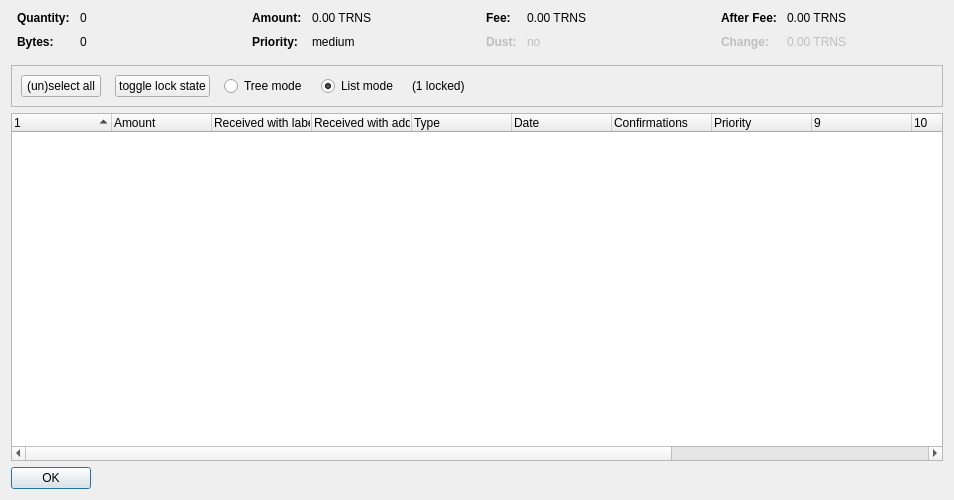
<?xml version="1.0" encoding="UTF-8"?>
<ui version="4.0">
 <class>CoinControlDialog</class>
 <widget class="QDialog" name="CoinControlDialog">
  <property name="geometry">
   <rect>
    <x>0</x>
    <y>0</y>
    <width>954</width>
    <height>500</height>
   </rect>
  </property>
  <property name="windowTitle">
   <string>Coin Selection</string>
  </property>
  <layout class="QVBoxLayout" name="verticalLayout">
   <item>
    <layout class="QHBoxLayout" name="horizontalLayoutTop" stretch="0,0,0,0">
     <property name="topMargin">
      <number>0</number>
     </property>
     <property name="bottomMargin">
      <number>10</number>
     </property>
     <item>
      <layout class="QFormLayout" name="formLayoutCoinControl1">
       <property name="horizontalSpacing">
        <number>10</number>
       </property>
       <property name="verticalSpacing">
        <number>10</number>
       </property>
       <property name="leftMargin">
        <number>6</number>
       </property>
       <property name="rightMargin">
        <number>6</number>
       </property>
       <item row="0" column="0">
        <widget class="QLabel" name="labelCoinControlQuantityText">
         <property name="font">
          <font>
           <weight>75</weight>
           <bold>true</bold>
          </font>
         </property>
         <property name="text">
          <string>Quantity:</string>
         </property>
        </widget>
       </item>
       <item row="0" column="1">
        <widget class="QLabel" name="labelCoinControlQuantity">
         <property name="cursor">
          <cursorShape>IBeamCursor</cursorShape>
         </property>
         <property name="contextMenuPolicy">
          <enum>Qt::ActionsContextMenu</enum>
         </property>
         <property name="text">
          <string notr="true">0</string>
         </property>
         <property name="textInteractionFlags">
          <set>Qt::LinksAccessibleByMouse|Qt::TextSelectableByKeyboard|Qt::TextSelectableByMouse</set>
         </property>
        </widget>
       </item>
       <item row="1" column="0">
        <widget class="QLabel" name="labelCoinControlBytesText">
         <property name="font">
          <font>
           <weight>75</weight>
           <bold>true</bold>
          </font>
         </property>
         <property name="text">
          <string>Bytes:</string>
         </property>
        </widget>
       </item>
       <item row="1" column="1">
        <widget class="QLabel" name="labelCoinControlBytes">
         <property name="cursor">
          <cursorShape>IBeamCursor</cursorShape>
         </property>
         <property name="contextMenuPolicy">
          <enum>Qt::ActionsContextMenu</enum>
         </property>
         <property name="text">
          <string notr="true">0</string>
         </property>
         <property name="textInteractionFlags">
          <set>Qt::LinksAccessibleByMouse|Qt::TextSelectableByKeyboard|Qt::TextSelectableByMouse</set>
         </property>
        </widget>
       </item>
      </layout>
     </item>
     <item>
      <layout class="QFormLayout" name="formLayoutCoinControl2">
       <property name="horizontalSpacing">
        <number>10</number>
       </property>
       <property name="verticalSpacing">
        <number>10</number>
       </property>
       <property name="leftMargin">
        <number>6</number>
       </property>
       <property name="rightMargin">
        <number>6</number>
       </property>
       <item row="0" column="0">
        <widget class="QLabel" name="labelCoinControlAmountText">
         <property name="font">
          <font>
           <weight>75</weight>
           <bold>true</bold>
          </font>
         </property>
         <property name="text">
          <string>Amount:</string>
         </property>
        </widget>
       </item>
       <item row="0" column="1">
        <widget class="QLabel" name="labelCoinControlAmount">
         <property name="cursor">
          <cursorShape>IBeamCursor</cursorShape>
         </property>
         <property name="contextMenuPolicy">
          <enum>Qt::ActionsContextMenu</enum>
         </property>
         <property name="text">
          <string notr="true">0.00 TRNS</string>
         </property>
         <property name="textInteractionFlags">
          <set>Qt::LinksAccessibleByMouse|Qt::TextSelectableByKeyboard|Qt::TextSelectableByMouse</set>
         </property>
        </widget>
       </item>
       <item row="1" column="0">
        <widget class="QLabel" name="labelCoinControlPriorityText">
         <property name="font">
          <font>
           <weight>75</weight>
           <bold>true</bold>
          </font>
         </property>
         <property name="text">
          <string>Priority:</string>
         </property>
        </widget>
       </item>
       <item row="1" column="1">
        <widget class="QLabel" name="labelCoinControlPriority">
         <property name="cursor">
          <cursorShape>IBeamCursor</cursorShape>
         </property>
         <property name="contextMenuPolicy">
          <enum>Qt::ActionsContextMenu</enum>
         </property>
         <property name="text">
          <string>medium</string>
         </property>
         <property name="textInteractionFlags">
          <set>Qt::LinksAccessibleByMouse|Qt::TextSelectableByKeyboard|Qt::TextSelectableByMouse</set>
         </property>
        </widget>
       </item>
      </layout>
     </item>
     <item>
      <layout class="QFormLayout" name="formLayoutCoinControl3">
       <property name="horizontalSpacing">
        <number>10</number>
       </property>
       <property name="verticalSpacing">
        <number>10</number>
       </property>
       <property name="leftMargin">
        <number>6</number>
       </property>
       <property name="rightMargin">
        <number>6</number>
       </property>
       <item row="0" column="0">
        <widget class="QLabel" name="labelCoinControlFeeText">
         <property name="font">
          <font>
           <weight>75</weight>
           <bold>true</bold>
          </font>
         </property>
         <property name="text">
          <string>Fee:</string>
         </property>
        </widget>
       </item>
       <item row="0" column="1">
        <widget class="QLabel" name="labelCoinControlFee">
         <property name="cursor">
          <cursorShape>IBeamCursor</cursorShape>
         </property>
         <property name="contextMenuPolicy">
          <enum>Qt::ActionsContextMenu</enum>
         </property>
         <property name="text">
          <string notr="true">0.00 TRNS</string>
         </property>
         <property name="textInteractionFlags">
          <set>Qt::LinksAccessibleByMouse|Qt::TextSelectableByKeyboard|Qt::TextSelectableByMouse</set>
         </property>
        </widget>
       </item>
       <item row="1" column="0">
        <widget class="QLabel" name="labelCoinControlLowOutputText">
         <property name="enabled">
          <bool>false</bool>
         </property>
         <property name="font">
          <font>
           <weight>75</weight>
           <bold>true</bold>
          </font>
         </property>
         <property name="text">
          <string>Dust:</string>
         </property>
        </widget>
       </item>
       <item row="1" column="1">
        <widget class="QLabel" name="labelCoinControlLowOutput">
         <property name="enabled">
          <bool>false</bool>
         </property>
         <property name="cursor">
          <cursorShape>IBeamCursor</cursorShape>
         </property>
         <property name="contextMenuPolicy">
          <enum>Qt::ActionsContextMenu</enum>
         </property>
         <property name="text">
          <string>no</string>
         </property>
         <property name="textInteractionFlags">
          <set>Qt::LinksAccessibleByMouse|Qt::TextSelectableByKeyboard|Qt::TextSelectableByMouse</set>
         </property>
        </widget>
       </item>
      </layout>
     </item>
     <item>
      <layout class="QFormLayout" name="formLayoutCoinControl4">
       <property name="horizontalSpacing">
        <number>10</number>
       </property>
       <property name="verticalSpacing">
        <number>10</number>
       </property>
       <property name="leftMargin">
        <number>6</number>
       </property>
       <property name="rightMargin">
        <number>6</number>
       </property>
       <item row="0" column="0">
        <widget class="QLabel" name="labelCoinControlAfterFeeText">
         <property name="font">
          <font>
           <weight>75</weight>
           <bold>true</bold>
          </font>
         </property>
         <property name="text">
          <string>After Fee:</string>
         </property>
        </widget>
       </item>
       <item row="0" column="1">
        <widget class="QLabel" name="labelCoinControlAfterFee">
         <property name="cursor">
          <cursorShape>IBeamCursor</cursorShape>
         </property>
         <property name="contextMenuPolicy">
          <enum>Qt::ActionsContextMenu</enum>
         </property>
         <property name="text">
          <string notr="true">0.00 TRNS</string>
         </property>
         <property name="textInteractionFlags">
          <set>Qt::LinksAccessibleByMouse|Qt::TextSelectableByKeyboard|Qt::TextSelectableByMouse</set>
         </property>
        </widget>
       </item>
       <item row="1" column="0">
        <widget class="QLabel" name="labelCoinControlChangeText">
         <property name="enabled">
          <bool>false</bool>
         </property>
         <property name="font">
          <font>
           <weight>75</weight>
           <bold>true</bold>
          </font>
         </property>
         <property name="text">
          <string>Change:</string>
         </property>
        </widget>
       </item>
       <item row="1" column="1">
        <widget class="QLabel" name="labelCoinControlChange">
         <property name="enabled">
          <bool>false</bool>
         </property>
         <property name="cursor">
          <cursorShape>IBeamCursor</cursorShape>
         </property>
         <property name="contextMenuPolicy">
          <enum>Qt::ActionsContextMenu</enum>
         </property>
         <property name="text">
          <string notr="true">0.00 TRNS</string>
         </property>
         <property name="textInteractionFlags">
          <set>Qt::LinksAccessibleByMouse|Qt::TextSelectableByKeyboard|Qt::TextSelectableByMouse</set>
         </property>
        </widget>
       </item>
      </layout>
     </item>
    </layout>
   </item>
   <item>
    <widget class="QFrame" name="frame">
     <property name="minimumSize">
      <size>
       <width>0</width>
       <height>40</height>
      </size>
     </property>
     <property name="frameShape">
      <enum>QFrame::StyledPanel</enum>
     </property>
     <property name="frameShadow">
      <enum>QFrame::Sunken</enum>
     </property>
     <layout class="QHBoxLayout" name="horizontalLayout">
      <item>
       <layout class="QHBoxLayout" name="horizontalLayoutPanel" stretch="0,0,0,0,0,0">
        <property name="spacing">
         <number>14</number>
        </property>
        <item>
         <widget class="QPushButton" name="pushButtonSelectAll">
          <property name="sizePolicy">
           <sizepolicy hsizetype="Maximum" vsizetype="Fixed">
            <horstretch>0</horstretch>
            <verstretch>0</verstretch>
           </sizepolicy>
          </property>
          <property name="text">
           <string>(un)select all</string>
          </property>
          <property name="autoDefault">
           <bool>false</bool>
          </property>
         </widget>
        </item>
        <item>
         <widget class="QPushButton" name="pushButtonToggleLock">
          <property name="sizePolicy">
           <sizepolicy hsizetype="Maximum" vsizetype="Fixed">
            <horstretch>0</horstretch>
            <verstretch>0</verstretch>
           </sizepolicy>
          </property>
          <property name="text">
           <string>toggle lock state</string>
          </property>
          <property name="autoDefault">
           <bool>false</bool>
          </property>
         </widget>
        </item>
        <item>
         <widget class="QRadioButton" name="radioTreeMode">
          <property name="sizePolicy">
           <sizepolicy hsizetype="Maximum" vsizetype="Fixed">
            <horstretch>0</horstretch>
            <verstretch>0</verstretch>
           </sizepolicy>
          </property>
          <property name="text">
           <string>Tree mode</string>
          </property>
         </widget>
        </item>
        <item>
         <widget class="QRadioButton" name="radioListMode">
          <property name="sizePolicy">
           <sizepolicy hsizetype="Maximum" vsizetype="Fixed">
            <horstretch>0</horstretch>
            <verstretch>0</verstretch>
           </sizepolicy>
          </property>
          <property name="text">
           <string>List mode</string>
          </property>
          <property name="checked">
           <bool>true</bool>
          </property>
         </widget>
        </item>
        <item>
         <widget class="QLabel" name="labelLocked">
          <property name="text">
           <string>(1 locked)</string>
          </property>
         </widget>
        </item>
        <item>
         <spacer name="horizontalSpacer">
          <property name="orientation">
           <enum>Qt::Horizontal</enum>
          </property>
          <property name="sizeHint" stdset="0">
           <size>
            <width>40</width>
            <height>20</height>
           </size>
          </property>
         </spacer>
        </item>
       </layout>
      </item>
     </layout>
    </widget>
   </item>
   <item>
    <widget class="CoinControlTreeWidget" name="treeWidget">
     <property name="contextMenuPolicy">
      <enum>Qt::CustomContextMenu</enum>
     </property>
     <property name="sortingEnabled">
      <bool>false</bool>
     </property>
     <property name="columnCount">
      <number>13</number>
     </property>
     <attribute name="headerShowSortIndicator" stdset="0">
      <bool>true</bool>
     </attribute>
     <attribute name="headerStretchLastSection">
      <bool>false</bool>
     </attribute>
     <column>
      <property name="text">
       <string/>
      </property>
     </column>
     <column>
      <property name="text">
       <string>Amount</string>
      </property>
     </column>
     <column>
      <property name="text">
       <string>Received with label</string>
      </property>
     </column>
     <column>
      <property name="text">
       <string>Received with address</string>
      </property>
     </column>
     <column>
      <property name="text">
	<string>Type</string>
      </property>
     </column>
     <column>
      <property name="text">	 
       <string>Date</string>
      </property>
     </column>
     <column>
      <property name="text">
       <string>Confirmations</string>
      </property>
      <property name="toolTip">
       <string>Confirmed</string>
      </property>
     </column>
     <column>
      <property name="text">
       <string>Priority</string>
      </property>
     </column>
     <column>
      <property name="text">
       <string/>
      </property>
     </column>
     <column>
      <property name="text">
       <string/>
      </property>
     </column>
     <column>
      <property name="text">
       <string/>
      </property>
     </column>
     <column>
      <property name="text">
       <string/>
      </property>
     </column>
     <column>
      <property name="text">
       <string/>
      </property>
     </column>
    </widget>
   </item>
   <item>
    <widget class="QDialogButtonBox" name="buttonBox">
     <property name="sizePolicy">
      <sizepolicy hsizetype="Maximum" vsizetype="Fixed">
       <horstretch>0</horstretch>
       <verstretch>0</verstretch>
      </sizepolicy>
     </property>
     <property name="orientation">
      <enum>Qt::Horizontal</enum>
     </property>
     <property name="standardButtons">
      <set>QDialogButtonBox::Ok</set>
     </property>
    </widget>
   </item>
  </layout>
 </widget>
 <customwidgets>
  <customwidget>
   <class>CoinControlTreeWidget</class>
   <extends>QTreeWidget</extends>
   <header>coincontroltreewidget.h</header>
  </customwidget>
 </customwidgets>
 <resources/>
 <connections/>
</ui>
